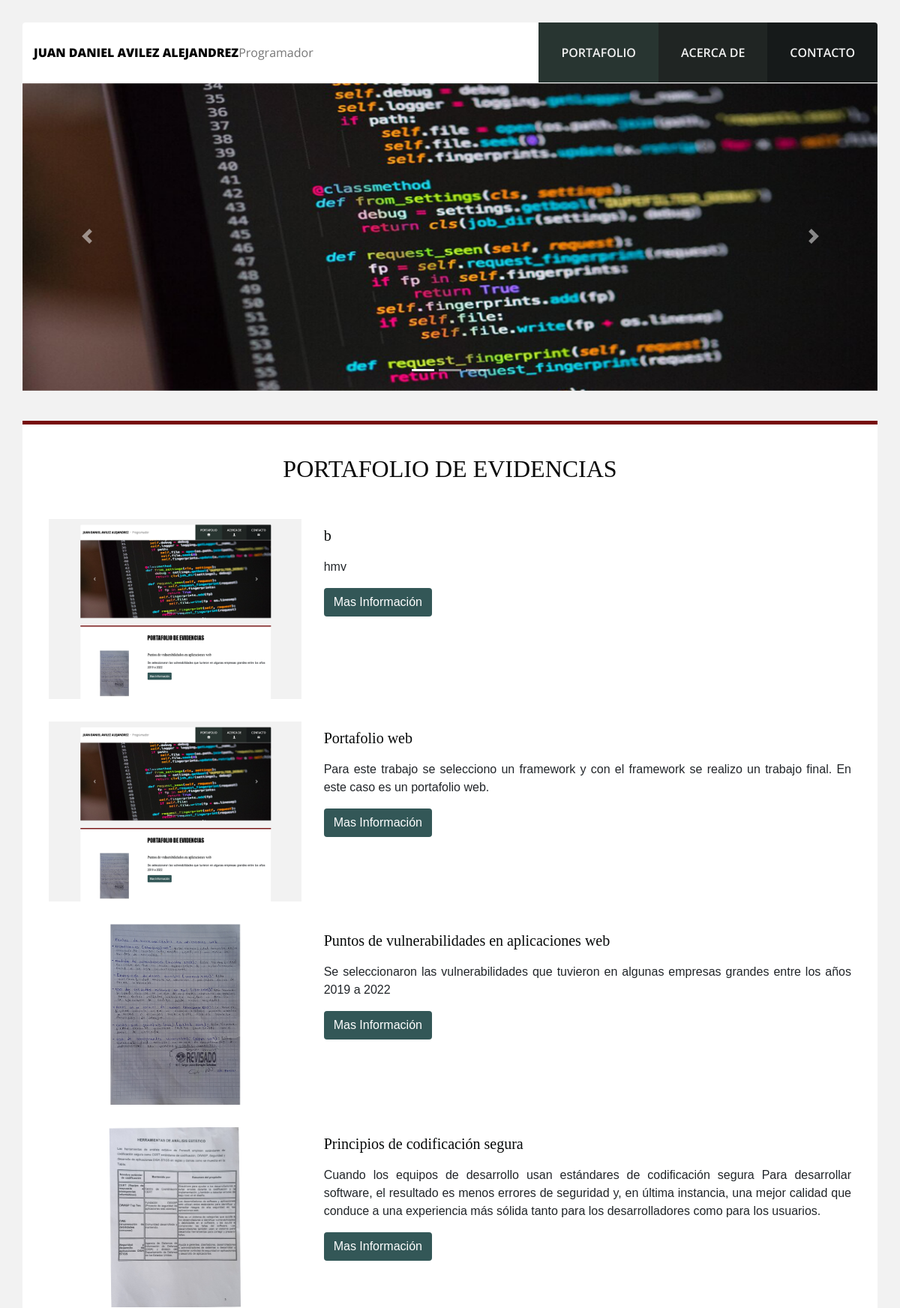
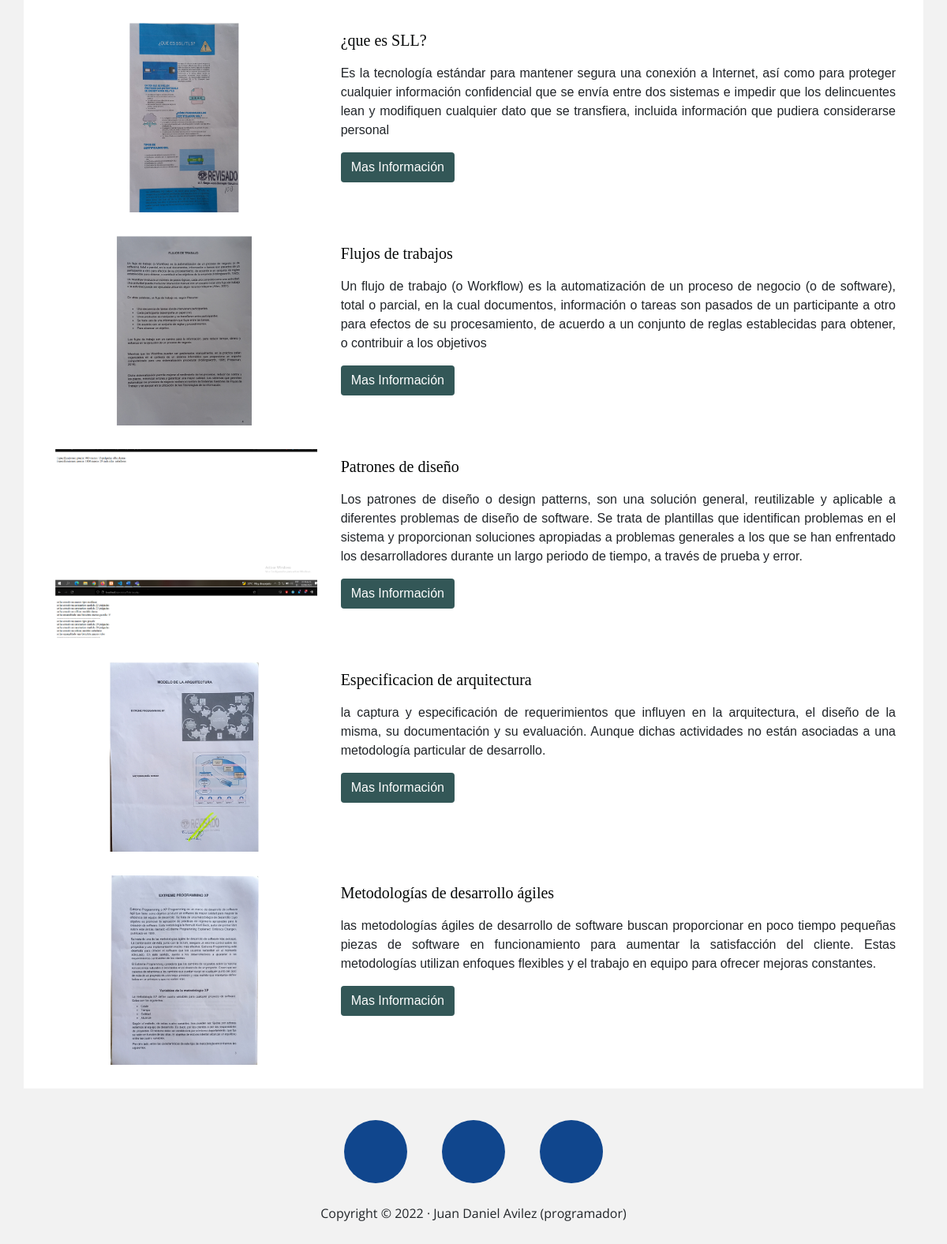
The page / on the database its author committed (2 pictures, top to bottom).
### portfolio/models.py (models this page shows, shortened)
class project(models.Model):
    title = models.CharField(max_length=200, verbose_name="Titulo")
    description = models.TextField( verbose_name="Descripcion")
    image = models.ImageField( verbose_name="Imagen", upload_to="project")
    link = models.URLField( null=True, verbose_name="Direccion web")
    Created = models.DateTimeField(auto_now_add=True,  verbose_name="Fecha de creacion")
    updated = models.DateTimeField(auto_now=True,  verbose_name="Fecha de actualizado")
    class Meta:
        verbose_name= "proyectos"
        verbose_name_plural= "proyectos"
        ordering =["-Created"]

### portfolio/views.py (the view)
# urls.py: path('',views.portfolio, name="portfolio"),
def portfolio(request):
    projects = project.objects.all()
    return render(request, 'portfolio/portfolio.html', {'projects': projects})

### portfolio/templates/portfolio/portfolio.html (shortened to what this page needs)
{% extends 'core/base.html' %}
{% load static %}
{% block slider %}
<div class="row slider">
  <div class="col">
    <div class="carousel slide" id="slider" data-ride="carousel">
      <ol class="carousel-indicators">
        <li data-target="#slider" data-slide-to="0" class="active"></li>
        <li data-target="#slider" data-slide-to="1"></li>
        <li data-target="#slider" data-slide-to="2"></li>
      </ol>
      <div class="carousel-inner">
        <div class="carousel-item active">
          <img
            src="{% static 'core/img/l.png' %}"
            class="d-block w-100"
            alt="Slide#1"
          />
        </div>
      </div>
      <a
        class="carousel-control-prev"
        href="#slider"
        role="button"
        data-slide="prev"
      >
        <span class="carousel-control-prev-icon" aria-hidden="true"></span>
      </a>
      <a
        class="carousel-control-next"
        href="#slider"
        role="button"
        data-slide="next"
      >
        <span class="carousel-control-next-icon" aria-hidden="true"></span>
      </a>
    </div>
  </div>
</div>
{% endblock %}
{% block contect %}
<main>
  <div class="container">
    <div class="row contenedor">
      <div class="col">
        <h2 class="titulo">PORTAFOLIO DE EVIDENCIAS</h2>
        <div class="row projects justify-content-center">
        {% for project in projects %}
          <div class="content-project col-12 col-lg-4 col-md-4">
            <a href="" data-toggle="modal" data-target="#modal">
              <img
                src="{{project.image.url}}"
                class="img-fluid"
                alt="..."
              />
            </a>
          </div>
          <div class="content-project col-12 col-lg-8 col-md-8">
            <h5 class="title-project">{{project.title}}</h5>
            <p>
              {{project.description}}
            </p>
            {% if project.link %}
            <a href="{{project.link}}" class="btn link-project">Mas Información</a>
            {% endif %}
          </div>
          {% endfor %}
        </div>
      </div>
    </div>
  </div>
</main>
{% endblock %}

### core/templates/core/base.html (shortened to what this page needs)
<!DOCTYPE html>
<html lang="es">
<head>
    {% load static %}
	<link rel="stylesheet" href=" {% static 'core/css/bootstrap.min.css' %}">
	<link rel="stylesheet" href="{% static 'core/css/fontello.css ' %}">
	<link rel="stylesheet" href="{% static 'core/css/styles.css' %}">
</head>
<body>
	<header>
		<div class="container">
			<div class="nav row rounded-top align-items-stretch justify-content-between">
				<div
					class="col-md-12 col-lg logo d-flex align-items-center justify-content-center justify-content-lg-start">
					<a class="nombre" href="{% url 'portfolio' %}">Juan Daniel Avilez Alejandrez</a>
					<p>Programador</p>
				</div>
				<nav class="col-md-12 col-lg-auto menu d-flex align-items-stretch flex-wrap flex-sm-nowrap">
					<a href="{% url 'portfolio' %}" class="c-1 d-flex align-items-center">
						<div class="d-flex flex-column text-center">
							<span>Portafolio</span>
						</div>
					</a>
					<a href="{% url 'about' %}" class="c-2 d-flex align-items-center">
						<div class="d-flex flex-column text-center">
							<span>Acerca de</span>
						</div>
					</a>
					<a href="{% url 'contact' %}" class="c-3 d-flex align-items-center">
						<div class="d-flex flex-column text-center">
							<span>Contacto</span>
						</div>
					</a>
				</nav>
			</div>
			{% block slider %}
            {% endblock %}
		</div>
	</header>
    {% block contect %}
    {% endblock %}
	<footer>
		<div class="container">
			<div class="row redes-sociales justify-content-center">
				<div class="col-auto">
					<a href="#" class="icono icon-facebook facebook"></a>
					<a href="#" class="icono icon-twitter twitter"></a>
					<a href="#" class="icono icon-instagram instagram"></a>
				</div>
				<div class="col-12 text-center copyright">
					<samp>
						<p>Copyright &copy; 2022 · Juan Daniel Avilez (programador) </p>
					</samp>
				</div>
			</div>
		</div>
	</footer>
</body>
</html>

### core/static/core/css/styles.css (style rules this page uses)
body { background: #f2f2f2; font-family: 'Open Sans', sans-serif; }
header { margin-top: 30px; }
header .nav { min-height: 80px; overflow: hidden; background: #fff; }
header .logo a, header .logo samp, header .logo p { font-size: 16px; display: inline-block; margin: 0; }
header .logo .nombre { font-weight: 800; text-transform: uppercase; text-decoration: none; color: black; }
header .logo p { color: #777777; }
header .menu { padding: 0; }
header .menu a { display: block; padding: 0 30px; text-decoration: none; color: #f2f2f2; }
header .menu a div span { font-weight: 600; text-transform: uppercase; }
header .menu .c-1 { background: #283531; }
header .menu .c-2 { background: #202523; }
header .menu .c-3 { background: #161a1a; }
.slider { margin-bottom: 40px; }
.slider .col { padding: 0; }
.contenedor { background: #fff; border-top: 5px solid #770c0c; padding: 0 20px; }
.titulo { padding: 40px 0; text-align: center; color: #090909; font-family: 'impact'; font-weight: 400; }
.title-project { padding: 10px 0; color: #060808; font-family: 'cursive'; font-weight: 400; }
.contenedor .projects .content-project .link-project { background: #335757; display: inline-block; color: #fff; }
.contenedor .projects .content-project { margin-bottom: 30px; max-height: 250px; overflow: hidden; text-align: justify; font-family: 'arial'; }
.contenedor .projects .content-project a { background: #2e3835; display: inline-block; }
.redes-sociales { padding: 40px 0; margin-bottom: 40px; text-align: center; }
.redes-sociales .icono { width: 80px; height: 80px; font-size: 40px; line-height: 80px; color: #fff; text-align: center; background: #10468d; display: inline-block; margin: 0px 20px; text-decoration: none; border-radius: 80px; transition: all .3s ease; }
.redes-sociales .copyright { padding: 20PX 0; }
.redes-sociales .copyright samp P { font-family: 'Open Sans', sans-serif; }

### rows shown on the page
project: image (picture), title "b", description "hmv"
project: image (picture), title "Portafolio web", description "Para este trabajo se selecciono un framework y con el framework se realizo un trabajo final. En este caso es un portafolio web."
project: image (picture), title "Puntos de vulnerabilidades en aplicaciones web", description "Se seleccionaron las vulnerabilidades que tuvieron en algunas empresas grandes entre los años 2019 a 2022"
project: image (picture), title "Principios de codificación segura", description "Cuando los equipos de desarrollo usan estándares de codificación segura Para desarrollar software, el resultado es menos errores de seguridad y, en última instancia, una mejor calidad que conduce a una experiencia más sólida tanto para los desarrolladores como para los usuarios."
project: image (picture), title "¿que es SLL?", description "Es la tecnología estándar para mantener segura una conexión a Internet, así como para proteger cualquier información confidencial que se envía entre dos sistemas e impedir que los delincuentes lean y modifiquen cualquier dato que se transfiera, incluida información que pudiera considerarse personal"
project: image (picture), title "Flujos de trabajos", description "Un flujo de trabajo (o Workflow) es la automatización de un proceso de negocio (o de software), total o parcial, en la cual documentos, información o tareas son pasados de un participante a otro para efectos de su procesamiento, de acuerdo a un conjunto de reglas establecidas para obtener, o contribuir a los objetivos"
project: image (picture), title "Patrones de diseño", description "Los patrones de diseño o design patterns, son una solución general, reutilizable y aplicable a diferentes problemas de diseño de software. Se trata de plantillas que identifican problemas en el sistema y proporcionan soluciones apropiadas a problemas generales a los que se han enfrentado los desarrolladores durante un largo periodo de tiempo, a través de prueba y error."
project: image (picture), title "Especificacion de arquitectura", description "la captura y especificación de requerimientos que influyen en la arquitectura, el diseño de la misma, su documentación y su evaluación. Aunque dichas actividades no están asociadas a una metodología particular de desarrollo."
project: image (picture), title "Metodologías de desarrollo ágiles", description "las metodologías ágiles de desarrollo de software buscan proporcionar en poco tiempo pequeñas piezas de software en funcionamiento para aumentar la satisfacción del cliente. Estas metodologías utilizan enfoques flexibles y el trabajo en equipo para ofrecer mejoras constantes."
